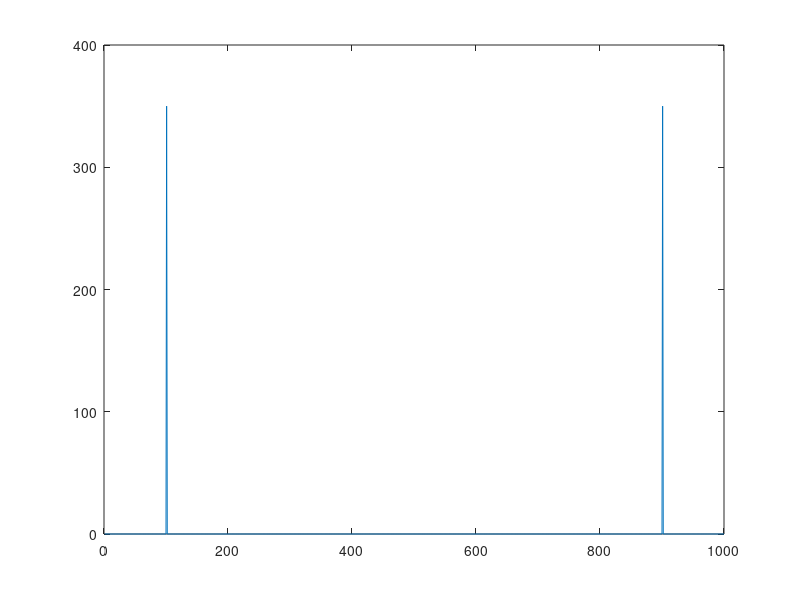

MATLAB code to generate this figure:
function y = untitled()
% https://www.youtube.com/watch?v=XEbV7WfoOSE
close all; clear; clc;
fs=500;
duration = 2;
N = fs*duration;
t=0:1/fs:duration-1/fs;
S = 0.7*cos(2*pi*50*t)
plot(abs(fft(S)))
y ='Hello World!';
end

